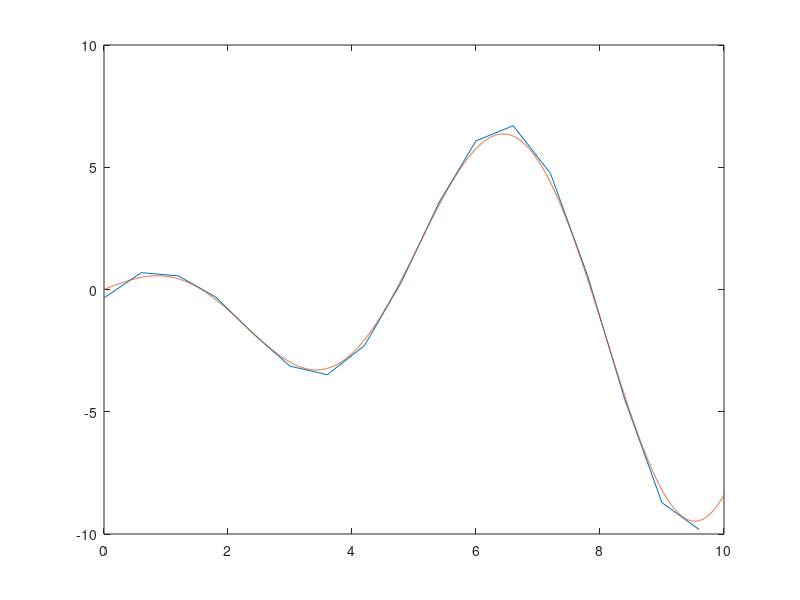

MATLAB code to generate this figure:
function L2proj()
  x = 0:.6:10;
  M = create_mass_matrix(x);
  b = create_load_vector(x, @testfunc);
  Pf = M \ b;
  testx = 0:.003:10;
  plot(x, Pf, testx, testfunc(testx));

endfunction


function b = create_load_vector(x, f)
  n = length(x) - 1;
  b = zeros(n + 1, 1);
  for i = 1:n
    h = x(i + 1) - x(i);
    bI = [f(x(i)) ; f(x(i + 1))] * h / 2;
    b(i) = b(i) + bI(1);
    b(i + 1) = b(i + 1) + bI(2);
  endfor
endfunction

function M = create_mass_matrix(x) # x is coords of nodes
  n = length(x) - 1;
  M = zeros(n + 1, n + 1);
  for i = 1:n
    h = x(i + 1) - x(i);
    MI = [2 1 ; 1 2] * h / 6;
    M(i,i) = M(i,i) + MI(1,1);
    M(i,i + 1) = M(i,i + 1) + MI(1,2);
    M(i + 1,i) = M(i + 1,i) + MI(2,1);
    M(i + 1,i + 1) = M(i + 1,i + 1) + MI(2,2);
  endfor
endfunction

function y = testfunc(x)
  y = x.*cos(x);
endfunction

